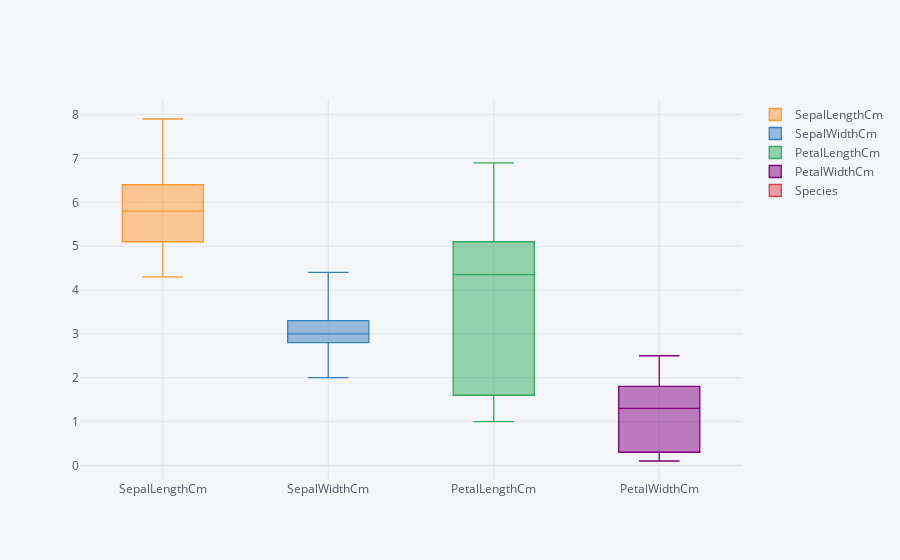

Notebook cell for this chart:
### Code cell
# To show the distribution for various features in plotly boxplot
df.iplot(kind='box')

### Figure 1 — Plotly figure (JSON) as saved in the notebook; plotly's stock layout.template omitted (floating-point values rounded to 4 significant figures; data arrays with more than 128 entries replaced by an {"elided": "..."} marker saying what was removed)
{"data": [{"boxpoints": false, "line": {"width": 1.3}, "marker": {"color": "rgba(255, 153, 51, 1.0)"}, "name": "SepalLengthCm", "orientation": "v", "type": "box", "y": {"elided": "150 float values"}}, {"boxpoints": false, "line": {"width": 1.3}, "marker": {"color": "rgba(55, 128, 191, 1.0)"}, "name": "SepalWidthCm", "orientation": "v", "type": "box", "y": {"elided": "150 float values"}}, {"boxpoints": false, "line": {"width": 1.3}, "marker": {"color": "rgba(50, 171, 96, 1.0)"}, "name": "PetalLengthCm", "orientation": "v", "type": "box", "y": {"elided": "150 float values"}}, {"boxpoints": false, "line": {"width": 1.3}, "marker": {"color": "rgba(128, 0, 128, 1.0)"}, "name": "PetalWidthCm", "orientation": "v", "type": "box", "y": {"elided": "150 float values"}}, {"boxpoints": false, "line": {"width": 1.3}, "marker": {"color": "rgba(219, 64, 82, 1.0)"}, "name": "Species", "orientation": "v", "type": "box", "y": {"elided": "150 str values"}}], "layout": {"legend": {"bgcolor": "#F5F6F9", "font": {"color": "#4D5663"}}, "paper_bgcolor": "#F5F6F9", "plot_bgcolor": "#F5F6F9", "title": {"font": {"color": "#4D5663"}}, "xaxis": {"gridcolor": "#E1E5ED", "showgrid": true, "tickfont": {"color": "#4D5663"}, "title": {"font": {"color": "#4D5663"}, "text": ""}, "zerolinecolor": "#E1E5ED"}, "yaxis": {"gridcolor": "#E1E5ED", "showgrid": true, "tickfont": {"color": "#4D5663"}, "title": {"font": {"color": "#4D5663"}, "text": ""}, "zerolinecolor": "#E1E5ED"}}}
